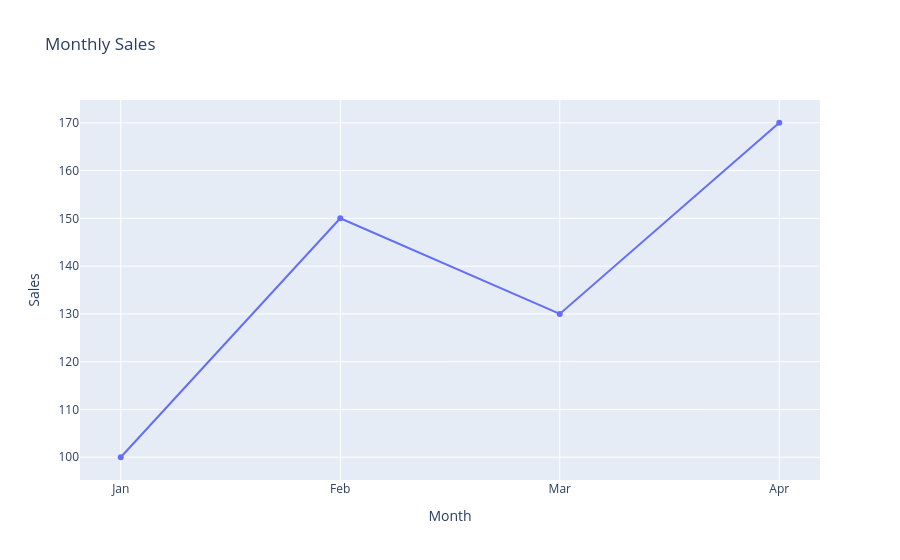

This figure's notebook cell:
### Markdown cell above
# line chart

### Syntax
px.line(
    df,
    x,
    y,
    color,
    markers,
    hover_data,
    color_discrete_map,
    title,    
    color_discrete_sequence
)

### Code cell
data = {
    "Month": ["Jan","Feb","Mar","Apr"],
    "Sales": [100,150,130,170]
}

df = pd.DataFrame(data)

fig = px.line(
    df,
    x="Month",
    y="Sales",
    markers=True,
    title="Monthly Sales"
)

fig.show()

### Figure 1 — Plotly figure (JSON) as saved in the notebook; plotly's stock layout.template omitted (floating-point values rounded to 4 significant figures)
{"data": [{"hovertemplate": "Month=%{x}<br>Sales=%{y}<extra></extra>", "legendgroup": "", "line": {"color": "#636efa", "dash": "solid"}, "marker": {"symbol": "circle"}, "mode": "lines+markers", "name": "", "orientation": "v", "showlegend": false, "type": "scatter", "x": ["Jan", "Feb", "Mar", "Apr"], "xaxis": "x", "y": [100, 150, 130, 170], "yaxis": "y"}], "layout": {"legend": {"tracegroupgap": 0}, "title": {"text": "Monthly Sales"}, "xaxis": {"anchor": "y", "domain": [0, 1], "title": {"text": "Month"}}, "yaxis": {"anchor": "x", "domain": [0, 1], "title": {"text": "Sales"}}}}
